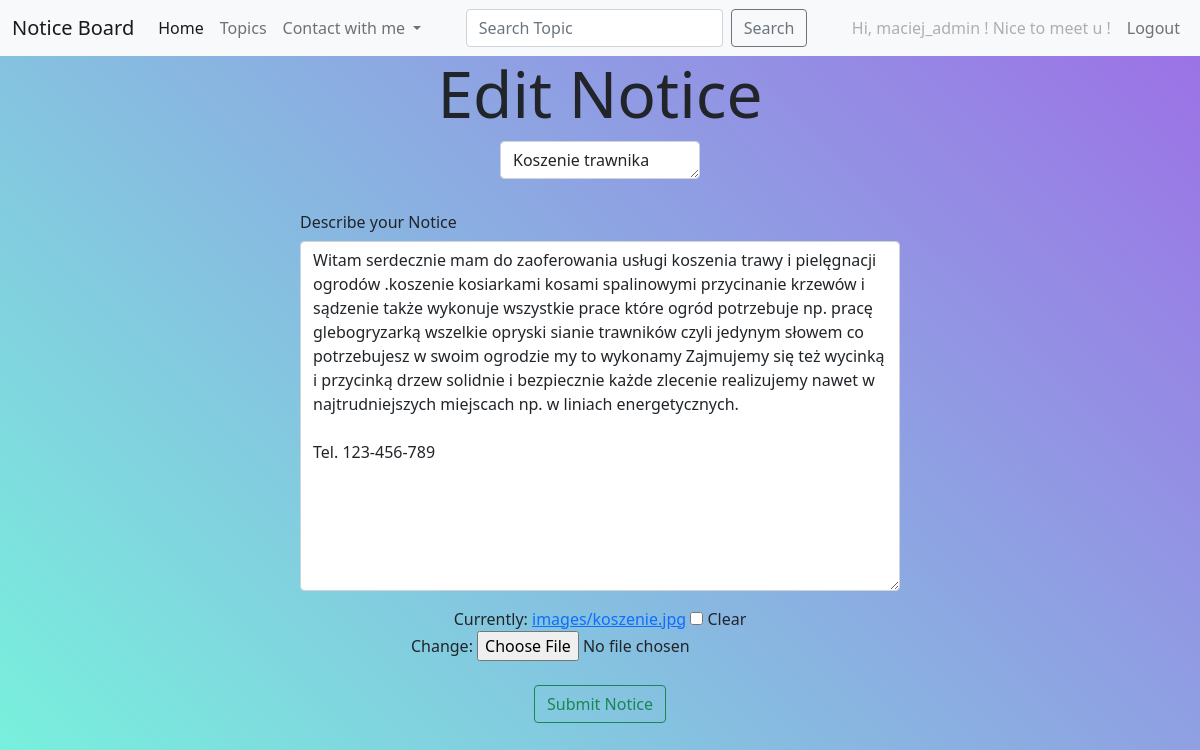
The page /edit_notice/25/ (signed in) on the database its author committed.
### notice_boards/models.py (models this page shows, shortened)
class Notice(models.Model):
    topic = models.ForeignKey(Topic, on_delete=models.CASCADE)
    text = models.TextField()
    title = models.CharField(max_length=200)
    date_added = models.DateTimeField(auto_now_add=True)
    image = models.ImageField(null=True, blank=True, upload_to="images/")
    owner = models.ForeignKey(User, on_delete=models.CASCADE)
    class Meta:
        verbose_name_plural = 'notices'

### notice_boards/views.py (the view, shortened to what this page needs)
# urls.py: path('edit_notice/<int:notice_id>/',views.edit_notice, name="edit_notice"),
@login_required
def edit_notice(request, notice_id):
    notice = Notice.objects.get(id=notice_id)
    topic = notice.topic
    if notice.owner != request.user:
        raise Http404
    if request.method != "POST":
        form = NoticeForm(instance = notice)
    content = {"form":form,"notice":notice}
    return render(request,'notice_boards/edit_notice.html',content)

### notice_boards/forms.py
class NoticeForm(forms.ModelForm):
    class Meta:
        model = Notice
        fields = ['title','text','image']
        labels = {'title':'','text':'','image':''}
        widgets = {"text": forms.Textarea(attrs={"cols":80})}

### notice_boards/templates/notice_boards/edit_notice.html (shortened to what this page needs)
{% extends 'notice_boards/base.html' %}
{% block content %}
    <h1 class="display-3 text-center ">Edit Notice</h1>
    <form action="{% url 'notice_boards:edit_notice' notice.id %}" method="post" enctype="multipart/form-data">
      <div class="form-group col-md-6 offset-md-3 ">
        <div class="form-group">
          <div class="col-md-4 offset-md-4 mb-4">
            <textarea class="form-control "  name="title" rows="1" placeholder="Title of Notice...">{{ form.title.value }}</textarea>
          </div>
          <label class="col-form-label">Describe your Notice</label>
          <textarea class="form-control" name="text" rows="14" placeholder="Describe your Notice">{{ form.text.value }}</textarea>
            <div class="text-center p-3">
              {{ form.image }}
            </div>
        </div>
        <div class="text-center p-2">
          <button type="submit" name="submit" class="btn btn-outline-success">Submit Notice</button>
        </div>
      </div>
    </form>
{% endblock %}

### notice_boards/templates/notice_boards/base.html (shortened to what this page needs)
<!doctype html>
<html lang="en">
  <head>
    <link href="https://cdn.jsdelivr.net/npm/bootstrap@5.1.3/dist/css/bootstrap.min.css" rel="stylesheet">
  </head>
  <body>
  <div class="mask gradient-custom">
    <div class=" align-items-center vh-100">
    <nav class="navbar navbar-expand-lg navbar-light bg-light">
      <div class="container-fluid">
        <a class="navbar-brand" href="{% url 'notice_boards:index' %}">Notice Board</a>
      <div class="collapse navbar-collapse" id="navbarSupportedContent">
      <ul class="navbar-nav me-auto mb-2 mb-lg-0">
        <li class="nav-item">
          <a class="nav-link active" aria-current="page" href="{% url 'notice_boards:index' %}">Home</a>
        </li>
        <li class="nav-item">
          <a class="nav-link" href="{% url 'notice_boards:topics' %}">Topics</a>
        </li>
        <li class="nav-item dropdown">
          <a class="nav-link dropdown-toggle" href="#" id="navbarDropdown" role="button" data-bs-toggle="dropdown" aria-expanded="false">
            Contact with me
          </a>
        </li>
      </ul>
          <form class="d-flex" method="post" action="{% url 'notice_boards:search' %}">
            <input class="form-control me-2" type="search" placeholder="Search Topic" aria-label="Search" name="searched">
            <button class="btn btn-outline-secondary" type="submit">Search</button>
          </form>
          <ul class="navbar-nav ms-auto mb-2 mb-lg-0">
            {% if user.is_authenticated %}
                <li class="nav-item">
                  <a class="nav-link disabled ">Hi, {{ user.username }} ! Nice to meet u !</a>
                </li>
                <li class="nav-item">
                  <a class="nav-link" href="{% url 'users:logout' %}">Logout</a>
                </li>
            {% endif %}
          </ul>
        </div>
      </div>
    </nav>
{% block content %} {% endblock content %}
    </div>
  </body>
</html>

### notice_boards/templates/notice_boards/base.html (style rules this page uses)
.gradient-custom { background: #a18cd1; background: -webkit-linear-gradient( 45deg, rgba(29, 236, 197, 0.6), rgba(91, 14, 214, 0.6) 100% ); background: linear-gradient( 45deg, rgba(29, 236, 197, 0.6), rgba(91, 14, 214, 0.6) 100% ); }

### rows shown on the page
Notice: title "Koszenie trawnika", text "Witam serdecznie mam do zaoferowania usługi koszenia trawy i pielęgnacji ogrodów .koszenie kosiarkami kosami spalinowymi przycinanie krzewów i sądzenie także wykonuje wszystkie prace które ogród potrzebuje np. pracę glebogryzarką wszelkie opryski sianie trawników czyli jedynym słowem co potrzebujesz w swoim ogrodzie my to wykonamy Zajmujemy się też wycinką i przycinką drzew solidnie i bezpiecznie każde zlecenie realizujemy nawet w najtrudniejszych miejscach np. w liniach energetycznych. Tel. 123-456-789"

### other values the page prints
{{ user.username }} "maciej_admin"
